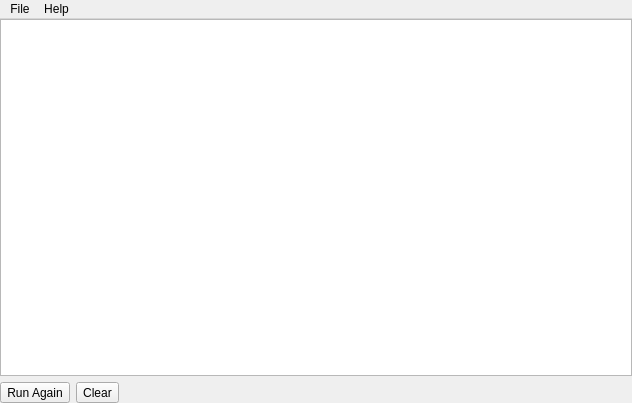
<?xml version="1.0" encoding="UTF-8"?>
<ui version="4.0">
 <class>LuaConsole</class>
 <widget class="QMainWindow" name="LuaConsole">
  <property name="geometry">
   <rect>
    <x>0</x>
    <y>0</y>
    <width>632</width>
    <height>403</height>
   </rect>
  </property>
  <property name="windowTitle">
   <string>Lua Console</string>
  </property>
  <widget class="QWidget" name="centralwidget">
   <layout class="QGridLayout" name="gridLayout">
    <property name="leftMargin">
     <number>0</number>
    </property>
    <property name="topMargin">
     <number>0</number>
    </property>
    <property name="rightMargin">
     <number>0</number>
    </property>
    <property name="bottomMargin">
     <number>0</number>
    </property>
    <item row="0" column="0">
     <widget class="QTextEdit" name="textEdit">
      <property name="readOnly">
       <bool>true</bool>
      </property>
     </widget>
    </item>
    <item row="2" column="0">
     <layout class="QHBoxLayout" name="horizontalLayout_2">
      <property name="topMargin">
       <number>0</number>
      </property>
      <item>
       <widget class="QToolButton" name="btnRunAgain">
        <property name="text">
         <string>Run Again</string>
        </property>
       </widget>
      </item>
      <item>
       <widget class="QToolButton" name="clear">
        <property name="text">
         <string>Clear</string>
        </property>
        <property name="icon">
         <iconset resource="tiled.qrc">
          <normaloff>:/images/16x16/edit-clear.png</normaloff>:/images/16x16/edit-clear.png</iconset>
        </property>
        <property name="toolButtonStyle">
         <enum>Qt::ToolButtonTextBesideIcon</enum>
        </property>
       </widget>
      </item>
      <item>
       <spacer name="horizontalSpacer">
        <property name="orientation">
         <enum>Qt::Horizontal</enum>
        </property>
        <property name="sizeHint" stdset="0">
         <size>
          <width>40</width>
          <height>20</height>
         </size>
        </property>
       </spacer>
      </item>
     </layout>
    </item>
   </layout>
  </widget>
  <widget class="QMenuBar" name="menubar">
   <property name="geometry">
    <rect>
     <x>0</x>
     <y>0</y>
     <width>632</width>
     <height>21</height>
    </rect>
   </property>
   <widget class="QMenu" name="menuFile">
    <property name="title">
     <string>File</string>
    </property>
    <addaction name="actionRun_Script"/>
    <addaction name="actionRunAgain"/>
    <addaction name="actionRunInDirectory"/>
    <addaction name="actionRunOnWorld"/>
   </widget>
   <widget class="QMenu" name="menuHelp">
    <property name="title">
     <string>Help</string>
    </property>
    <addaction name="actionHelpContents"/>
   </widget>
   <addaction name="menuFile"/>
   <addaction name="menuHelp"/>
  </widget>
  <action name="actionRun_Script">
   <property name="text">
    <string>Run Script...</string>
   </property>
  </action>
  <action name="actionRunAgain">
   <property name="text">
    <string>Run Again</string>
   </property>
  </action>
  <action name="actionHelpContents">
   <property name="text">
    <string>Contents</string>
   </property>
  </action>
  <action name="actionRunInDirectory">
   <property name="text">
    <string>Run In Directory...</string>
   </property>
  </action>
  <action name="actionRunOnWorld">
   <property name="text">
    <string>Run on World...</string>
   </property>
  </action>
 </widget>
 <resources>
  <include location="tiled.qrc"/>
 </resources>
 <connections/>
</ui>
